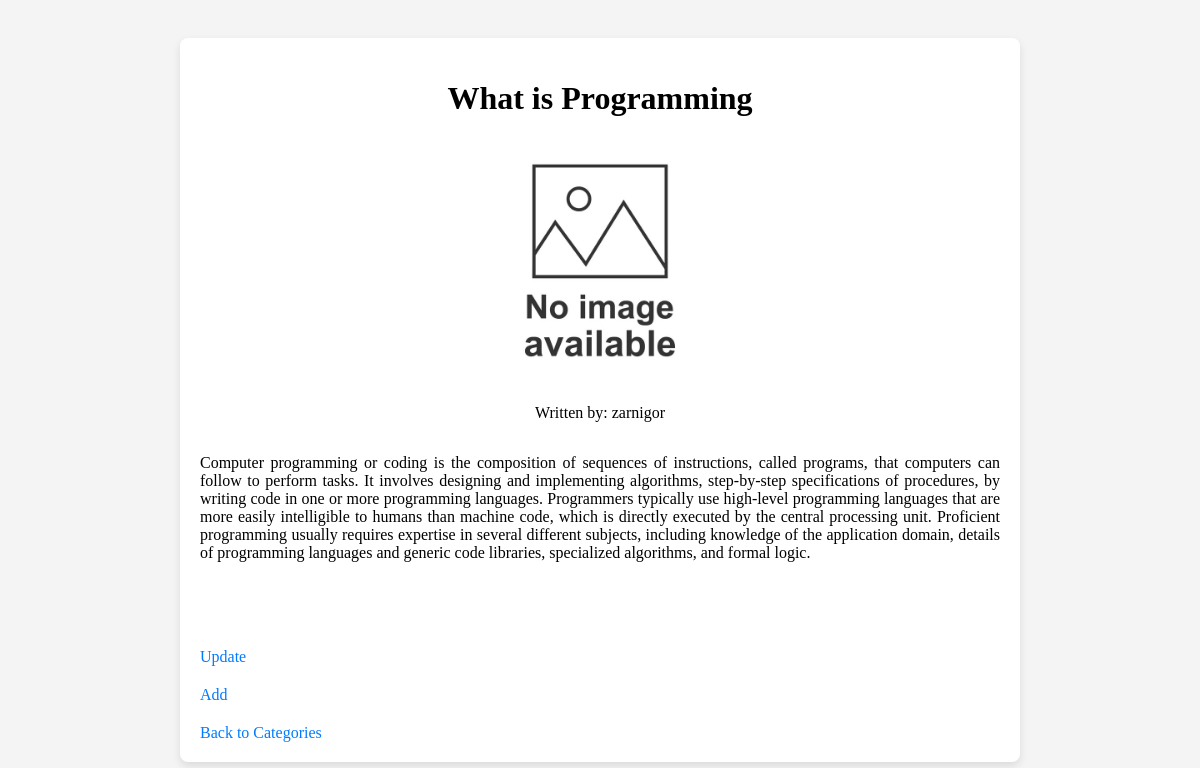
The app's page /blogs/articles-detail/1/, older data.
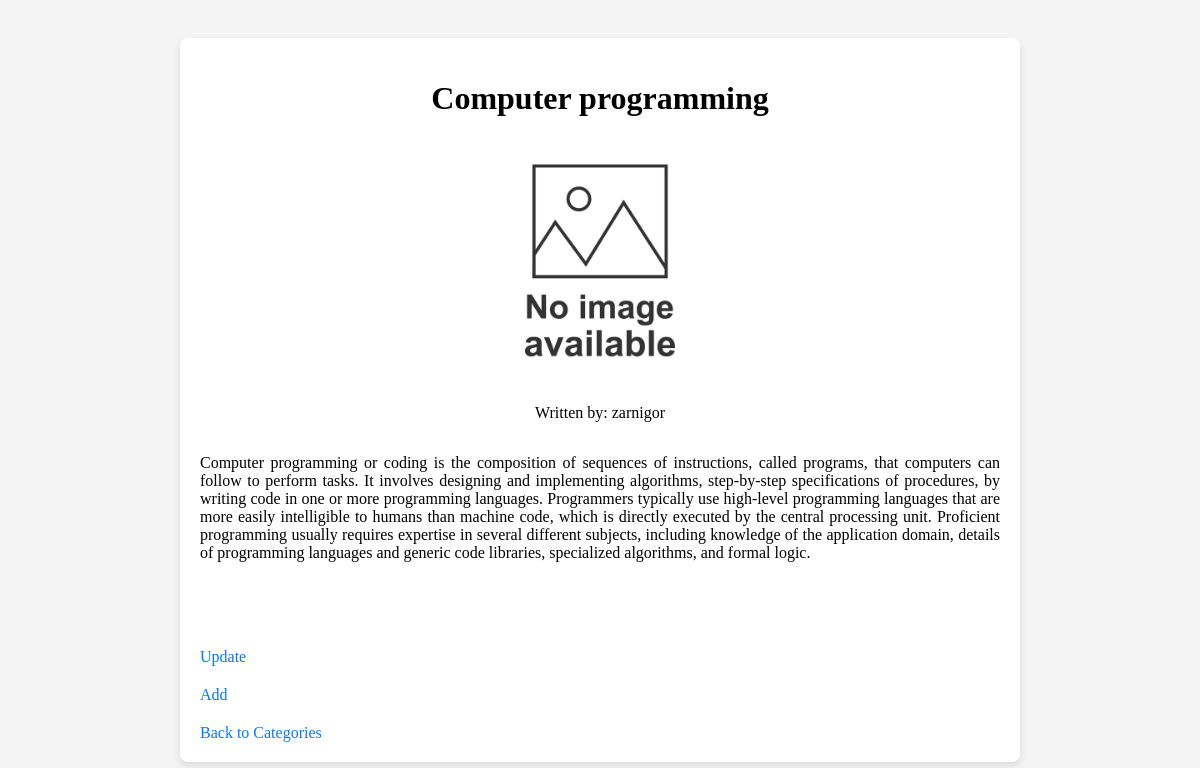
The same page, newer data.
### blogs/models.py (models this page shows, shortened)
class Articles(models.Model):
    title = models.CharField(max_length=256, blank=True, null=True)
    author = models.ForeignKey(settings.AUTH_USER_MODEL, on_delete=models.CASCADE)
    category = models.ForeignKey(Category, on_delete=models.CASCADE)
    text = models.TextField(blank=True, null=True)
    star_given = models.IntegerField(
        default=0,
        validators=[
            MinValueValidator(0),
            MaxValueValidator(5)
        ]
    )
    image = models.ImageField(upload_to='article_images/', blank=True, null=True, default='default_images/not_available.png')
    created_at = models.DateTimeField(auto_now_add=True)
    updated_at = models.DateTimeField(auto_now=True)
    class Meta:
        db_table = 'articles'

### users/models.py (models this page shows)
class CustomUser(AbstractUser):
    image = models.ImageField(upload_to='users_images/', blank=True, null=True, default='default_images/user_image.png')
    groups = models.ManyToManyField(
        Group,
        related_name='custom_user_set',
        blank=True,
        help_text=(
            'The groups this user belongs to. A user will get all permissions '
            'granted to each of their groups.'
        ),
        related_query_name='custom_user',
    )
    user_permissions = models.ManyToManyField(
        Permission,
        related_name='custom_user_set',
        blank=True,
        help_text='Specific permissions for this user.',
        related_query_name='custom_user',
    )
    class Meta:
        db_table = 'customuser'
    def __str__(self):
        return f'{self.username}'

### blogs/views.py (the view)
# urls.py: path('articles-detail/<int:pk>/', ArticlesDetailView.as_view(), name='articles-detail'),
class ArticlesDetailView(View):
    def get(self, request, pk):
        article = Articles.objects.get(pk=pk)
        return render(request, 'blogs/articles_detail.html', {'article': article})

### templates/blogs/articles_detail.html (shortened to what this page needs)
<!DOCTYPE html>
<html lang="en">
<head>
</head>
<body>
    <div class="article-container">
        <h1>{{ article.title }}</h1>
        <img src="{{ article.image.url }}" alt="Article Image">
        <p>Written by: {{ article.author }}</p>
        <div class="content">
            <p>{{ article.text }}</p>
        </div>
        <div class="footer">
            <a href="{% url 'blogs:articles-update' article.pk %}">Update</a><br>
        </div>
        <div class="footer">
            <a href="{% url 'blogs:articles-add' %}">Add</a>
        </div>
        <div class="footer">
            <a href="{% url 'blogs:category-list' %}">Back to Categories</a>
        </div>
    </div>
</body>
</html>

Row changes from the older to the newer data that the page shows:
changed Articles "zarnigor": title "What is Programming" → "Computer programming"
